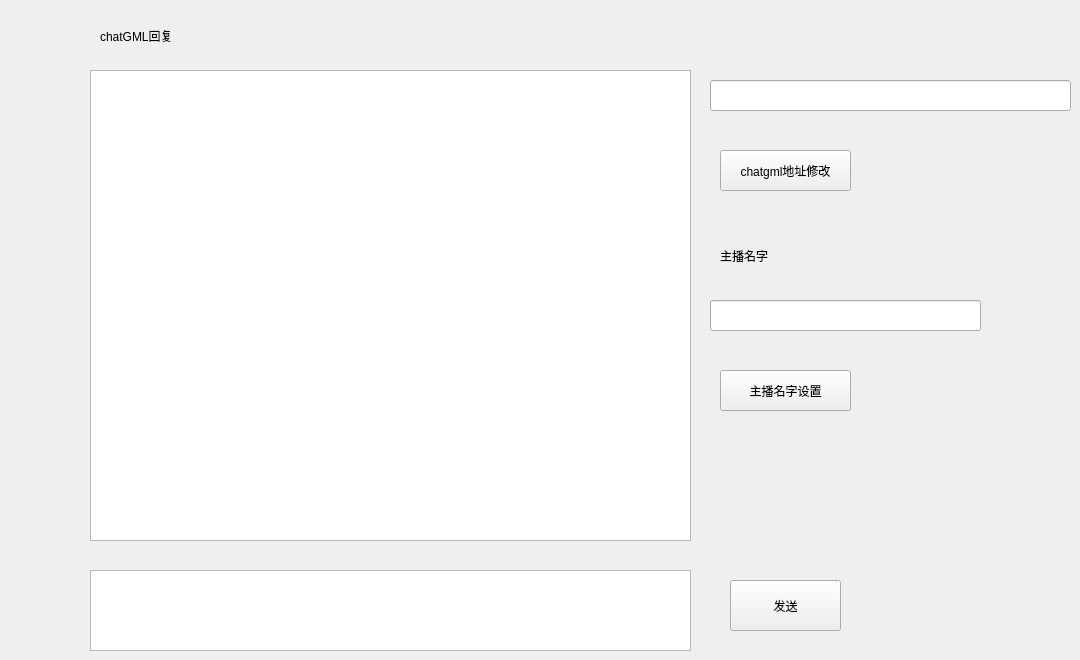
    <widget class="QWidget" name="tab_4">
     <attribute name="title">
      <string>AI问答</string>
     </attribute>
     <widget class="QPlainTextEdit" name="ChatGML_answer_edit">
      <property name="geometry">
       <rect>
        <x>90</x>
        <y>70</y>
        <width>601</width>
        <height>471</height>
       </rect>
      </property>
     </widget>
     <widget class="QPlainTextEdit" name="ChatGML_question_edit_2">
      <property name="geometry">
       <rect>
        <x>90</x>
        <y>570</y>
        <width>601</width>
        <height>81</height>
       </rect>
      </property>
     </widget>
     <widget class="QLabel" name="chatGMLtable">
      <property name="geometry">
       <rect>
        <x>100</x>
        <y>25</y>
        <width>101</width>
        <height>21</height>
       </rect>
      </property>
      <property name="text">
       <string>chatGML回复</string>
      </property>
     </widget>
     <widget class="QPushButton" name="chatGML_answer_cn">
      <property name="geometry">
       <rect>
        <x>730</x>
        <y>580</y>
        <width>111</width>
        <height>51</height>
       </rect>
      </property>
      <property name="text">
       <string>发送</string>
      </property>
     </widget>
     <widget class="QLineEdit" name="chatGML_api_edit">
      <property name="geometry">
       <rect>
        <x>710</x>
        <y>80</y>
        <width>361</width>
        <height>31</height>
       </rect>
      </property>
     </widget>
     <widget class="QPushButton" name="chatGML_api_cn">
      <property name="geometry">
       <rect>
        <x>720</x>
        <y>150</y>
        <width>131</width>
        <height>41</height>
       </rect>
      </property>
      <property name="text">
       <string>chatgml地址修改</string>
      </property>
     </widget>
     <widget class="QLineEdit" name="anchor_name_edit">
      <property name="geometry">
       <rect>
        <x>710</x>
        <y>300</y>
        <width>271</width>
        <height>31</height>
       </rect>
      </property>
     </widget>
     <widget class="QLabel" name="label_27">
      <property name="geometry">
       <rect>
        <x>720</x>
        <y>240</y>
        <width>81</width>
        <height>31</height>
       </rect>
      </property>
      <property name="text">
       <string>主播名字</string>
      </property>
     </widget>
     <widget class="QPushButton" name="anchor_name_cn">
      <property name="geometry">
       <rect>
        <x>720</x>
        <y>370</y>
        <width>131</width>
        <height>41</height>
       </rect>
      </property>
      <property name="text">
       <string>主播名字设置</string>
      </property>
     </widget>
    </widget>
